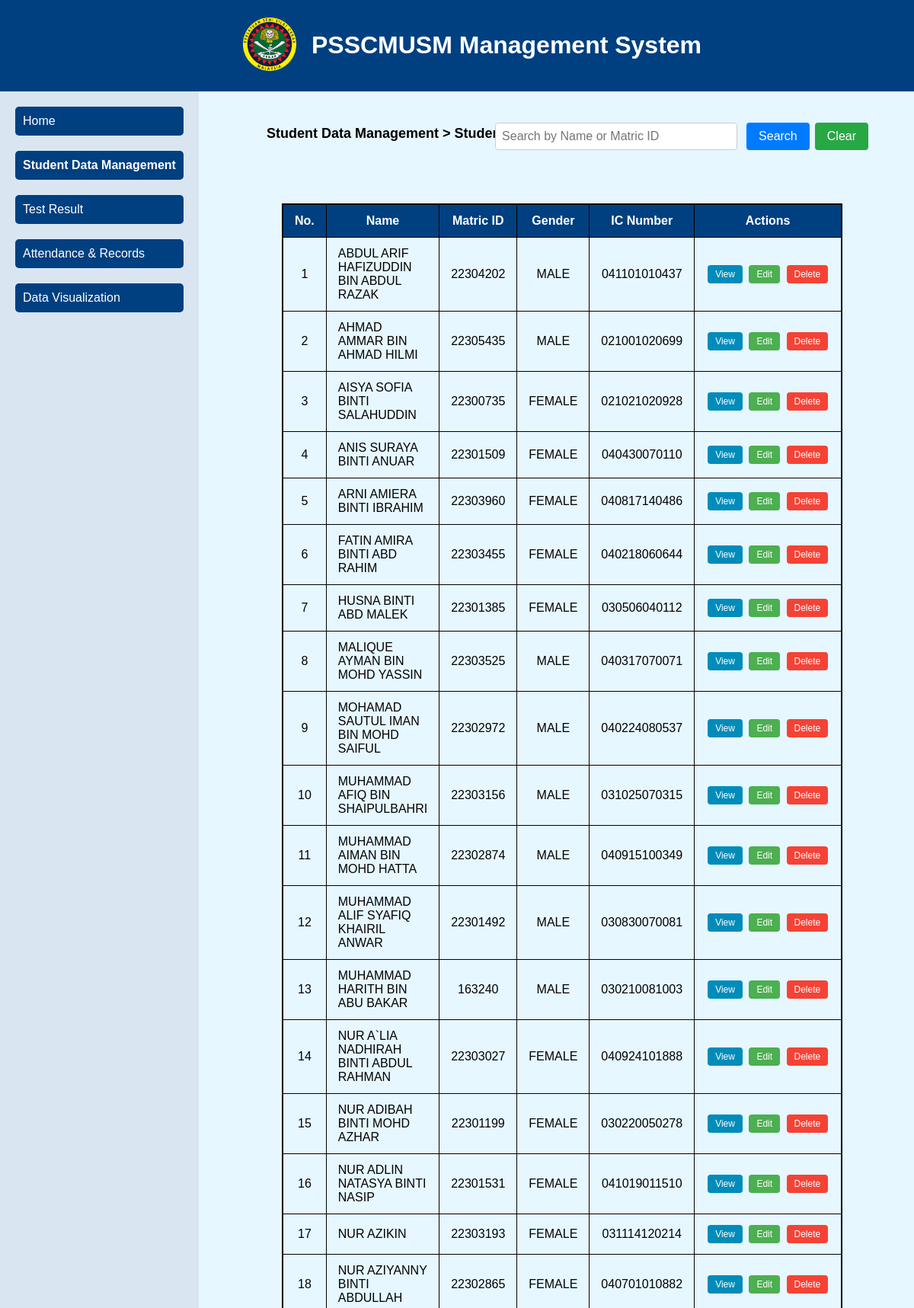
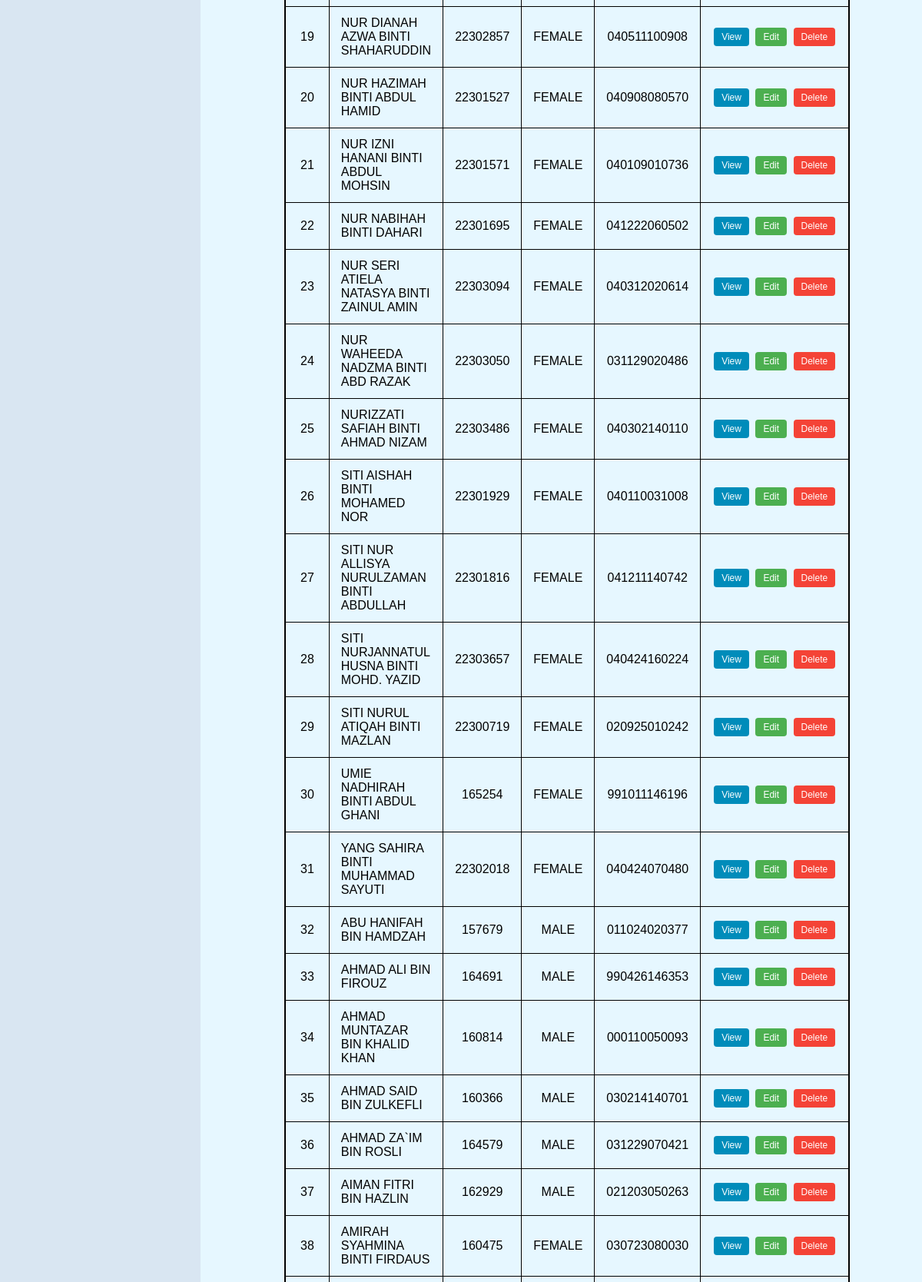
/manage.php (upper part), run on the app's committed database (2 pictures, top to bottom).
### tables this page shows
CREATE TABLE `student` (
  `id` int(11) NOT NULL,
  `full_name` varchar(100) NOT NULL,
  `matric_id` varchar(10) NOT NULL,
  `level` int(3) NOT NULL,
  `gender` varchar(10) NOT NULL,
  `ic_number` varchar(12) NOT NULL,
  `school` varchar(100) NOT NULL,
  `program` varchar(30) NOT NULL,
  `email` varchar(50) NOT NULL,
  `phone` varchar(20) NOT NULL,
  `image` varchar(255) NOT NULL,
  `u1_asas` int(3) NOT NULL,
  `u2_jatuh` int(3) NOT NULL,
  `u3_potong` int(3) NOT NULL,
  `theory` int(11) NOT NULL,
  `ko_k` int(3) NOT NULL,
  `ko_k_2` int(3) NOT NULL,
  `ko_k_3` int(3) NOT NULL,
  `u_usr` int(3) NOT NULL,
  `u_demo` int(3) NOT NULL,
  `end_year` int(4) NOT NULL
);

### manage.php (the view, shortened to what this page needs)
<!DOCTYPE html>
<html lang="en">
<head>
    <link rel="stylesheet" href="styles.css">
</head>
<body>
    <header>
        <div class="logo">
            <img src="images/logo.png" alt="Logo">
        </div>
        <h1>PSSCMUSM Management System</h1>
    </header>
    <div class="container">
        <nav>
        <ul>
                <li><a href="index.html">Home</a></li>
                <li><a href="sdm.html" class="active" >Student Data Management</a></li>
                <li><a href="test_class.html">Test Result</a></li>
                <li><a href="anr.html">Attendance & Records</a></li>
                <li><a href="visual.html">Data Visualization</a></li>
            </ul>
        </nav>
    </div>
    <?php
    include 'database.php';
    $category = isset($_GET['category']) ? $_GET['category'] : 'overall';
    if ($category == 'overall') {
        $level = 'Overall';
    } elseif ($category == '0') {
        $level = 'Alumni';
    } else {
        $level = intval($category);
    }
    ?>
    <div class="navigation-text">
        Student Data Management > Student List (Level <?php echo $level; ?>)
    </div>
    <div class="search-container">
        <input type="text" id="searchInput" placeholder="Search by Name or Matric ID">
        <button onclick="searchTable()">Search</button>
        <button class="clear-red-button" onclick="clearSearch()">Clear</button>
    </div>
    <div class="container">
        <table id="tableBody">
            <thead>
                <tr>
                    <th>No.</th>
                    <th>Name</th>
                    <th>Matric ID</th>
                    <th>Gender</th>
                    <?php
                    if ($category == '0') {
                        echo '<th>Year Ended</th>';
                    } else {
                        echo '<th>IC Number</th>';
                    }
                    ?>
                    <th class="actions">Actions</th>
                </tr>
            </thead>
            <tbody>
                <?php
                    if ($category == 'overall') {
                        $sql = "SELECT full_name, matric_id, gender, ic_number FROM student WHERE level IN (100, 200, 300)";
                    } elseif ($category == '0') {
                        $sql = "SELECT full_name, matric_id, gender, end_year FROM student WHERE level = 0";
                    } else {
                        $sql = "SELECT full_name, matric_id, gender, ic_number FROM student WHERE level = $level";
                    }
                    $result = $conn->query($sql);
                    if ($result->num_rows > 0) {
                        $counter = 1;
                        while($row = $result->fetch_assoc()) {
                            echo "<tr>
                                    <td>" . $counter++ . "</td>
                                    <td>" . $row["full_name"] . "</td>
                                    <td>" . $row["matric_id"] . "</td>
                                    <td>" . strtoupper($row["gender"]) . "</td>";
                            if ($category == '0') {
                                echo "<td>" . $row["end_year"] . "</td>";
                            } else {
                                echo "<td>" . $row["ic_number"] . "</td>";
                            }
                            echo "<td class='actions'>
                                    <a href='view_student.php?matric_id=" . $row["matric_id"] . "'><button class='action-button view-button'>View</button></a>
                                    <a href='edit_student.php?matric_id=" . $row["matric_id"] . "'><button class='action-button edit-button'>Edit</button></a>
                                    <button class='action-button delete-button' onclick='deleteStudent(\"" . $row["matric_id"] . "\")'>Delete</button>
                                  </td>
                                  </tr>";
                        }
                    } else {
                        echo "<tr><td colspan='7'>No results found</td></tr>";
                    }
                ?>
            </tbody>
        </table>
    </div>
</body>
</html>

### styles.css (style rules this page uses)
body { margin: 0; padding: 0; background-color: #e6f7ff; font-family: Arial, sans-serif; overflow-x: hidden; }
header { background-color: #004080; color: #fff; padding: 20px; text-align: center; display: flex; align-items: center; justify-content: center; position: fixed; top: 0; width: 100%; z-index: 1000; }
h1 { margin-left: 10px; font-family: sans-serif; }
.logo img { height: 70px; margin-right: 10px; }
.container { display: flex; flex-direction: row; padding-top: 90px; }
nav { background-color: #d9e6f2; padding: 20px; display: flex; flex-direction: column; align-items: flex-start; position: fixed; top: 120px; bottom: 0; }
nav ul { list-style-type: none; padding: 0; margin: 0; }
nav ul li { margin-bottom: 10px; margin-bottom: 20px; }
nav ul li a { color: #fff; background-color: #004080; text-decoration: none; display: block; padding: 10px; border-radius: 5px; margin-bottom: 20px; }
nav ul li a.active { font-weight: bold; }
.navigation-text { font-size: 18px; font-weight: bold; text-align: left; margin-top: 55px; margin-left: 350px; }
.search-container { display: flex; justify-content: flex-end; margin-bottom: 20px; margin-right: 60px; margin-top: -40px; }
.search-container input[type=text] { width: 300px; padding: 8px; margin-right: 10px; border-radius: 4px; border: 1px solid #ccc; font-size: 16px; }
.search-container button { padding: 8px 16px; border: none; border-radius: 4px; cursor: pointer; background-color: #007bff; color: #fff; font-size: 16px; margin-right: 5px; }
.search-container button:last-child { margin-right: 0; background-color: #28a745; }

### manage.php (style rules this page uses)
.container { margin-top: 20px; overflow-x: auto; }
table { border-collapse: collapse; width: 100%; margin-left: 370px; margin-right: 150px; margin-top: -40px; margin-bottom: 50px; border: 2px solid #000000; }
th, td { padding: 12px 15px; text-align: center; border-bottom: 1px solid #000000; border-right: 1px solid #000000; }
th:first-child, td:first-child { border-left: 1px solid #ddd; }
th { background-color: #004080; color: #ffffff; }
td:nth-child(2) { text-align: left; }
.actions { text-align: center; white-space: nowrap; }
.action-button { padding: 5px 10px; margin: 2px; color: #fff; border: none; border-radius: 4px; cursor: pointer; font-size: 12px; }
.edit-button { background-color: #4CAF50; }
.delete-button { background-color: #f44336; }
.view-button { background-color: #008CBA; }
.search-container { margin-top: -25px; margin-left: 261px; }
input[type="text"] { padding: 10px; width: 200px; border: 1px solid #ccc; border-radius: 4px; font-size: 16px; }
button { padding: 10px 20px; background-color: #4CAF50; color: white; border: none; border-radius: 4px; cursor: pointer; font-size: 16px; margin-left: 2px; }

### data on the page
student: full_name "ABDUL ARIF HAFIZUDDIN BIN ABDUL RAZAK", matric "22304202", gender "MALE", ic_number "041101010437"
student: full_name "AHMAD AMMAR BIN AHMAD HILMI", matric "22305435", gender "MALE", ic_number "021001020699"
student: full_name "AISYA SOFIA BINTI SALAHUDDIN", matric "22300735", gender "FEMALE", ic_number "021021020928"
student: full_name "ANIS SURAYA BINTI ANUAR", matric "22301509", gender "FEMALE", ic_number "040430070110"
student: full_name "ARNI AMIERA BINTI IBRAHIM", matric "22303960", gender "FEMALE", ic_number "040817140486"
student: full_name "FATIN AMIRA BINTI ABD RAHIM", matric "22303455", gender "FEMALE", ic_number "040218060644"
student: full_name "HUSNA BINTI ABD MALEK", matric "22301385", gender "FEMALE", ic_number "030506040112"
student: full_name "MALIQUE AYMAN BIN MOHD YASSIN", matric "22303525", gender "MALE", ic_number "040317070071"
student: full_name "MOHAMAD SAUTUL IMAN BIN MOHD SAIFUL", matric "22302972", gender "MALE", ic_number "040224080537"
student: full_name "MUHAMMAD AFIQ BIN SHAIPULBAHRI", matric "22303156", gender "MALE", ic_number "031025070315"
student: full_name "MUHAMMAD AIMAN BIN MOHD HATTA", matric "22302874", gender "MALE", ic_number "040915100349"
student: full_name "MUHAMMAD ALIF SYAFIQ KHAIRIL ANWAR", matric "22301492", gender "MALE", ic_number "030830070081"
student: full_name "MUHAMMAD HARITH BIN ABU BAKAR", matric "163240", gender "MALE", ic_number "030210081003"
student: full_name "NUR A`LIA NADHIRAH BINTI ABDUL RAHMAN", matric "22303027", gender "FEMALE", ic_number "040924101888"
student: full_name "NUR ADIBAH BINTI MOHD AZHAR", matric "22301199", gender "FEMALE", ic_number "030220050278"
student: full_name "NUR ADLIN NATASYA BINTI NASIP", matric "22301531", gender "FEMALE", ic_number "041019011510"
student: full_name "NUR AZIKIN", matric "22303193", gender "FEMALE", ic_number "031114120214"
student: full_name "NUR AZIYANNY BINTI ABDULLAH", matric "22302865", gender "FEMALE", ic_number "040701010882"
student: full_name "NUR DIANAH AZWA BINTI SHAHARUDDIN", matric "22302857", gender "FEMALE", ic_number "040511100908"
student: full_name "NUR HAZIMAH BINTI ABDUL HAMID", matric "22301527", gender "FEMALE", ic_number "040908080570"
student: full_name "NUR IZNI HANANI BINTI ABDUL MOHSIN", matric "22301571", gender "FEMALE", ic_number "040109010736"
student: full_name "NUR NABIHAH BINTI DAHARI", matric "22301695", gender "FEMALE", ic_number "041222060502"
student: full_name "NUR SERI ATIELA NATASYA BINTI ZAINUL AMIN", matric "22303094", gender "FEMALE", ic_number "040312020614"
student: full_name "NUR WAHEEDA NADZMA BINTI ABD RAZAK", matric "22303050", gender "FEMALE", ic_number "031129020486"
student: full_name "NURIZZATI SAFIAH BINTI AHMAD NIZAM", matric "22303486", gender "FEMALE", ic_number "040302140110"
student: full_name "SITI AISHAH BINTI MOHAMED NOR", matric "22301929", gender "FEMALE", ic_number "040110031008"
student: full_name "SITI NUR ALLISYA NURULZAMAN BINTI ABDULLAH", matric "22301816", gender "FEMALE", ic_number "041211140742"
student: full_name "SITI NURJANNATUL HUSNA BINTI MOHD. YAZID", matric "22303657", gender "FEMALE", ic_number "040424160224"
student: full_name "SITI NURUL ATIQAH BINTI MAZLAN", matric "22300719", gender "FEMALE", ic_number "020925010242"
student: full_name "UMIE NADHIRAH BINTI ABDUL GHANI", matric "165254", gender "FEMALE", ic_number "991011146196"
student: full_name "YANG SAHIRA BINTI MUHAMMAD SAYUTI", matric "22302018", gender "FEMALE", ic_number "040424070480"
student: full_name "ABU HANIFAH BIN HAMDZAH", matric "157679", gender "MALE", ic_number "011024020377"
student: full_name "AHMAD ALI BIN FIROUZ", matric "164691", gender "MALE", ic_number "990426146353"
student: full_name "AHMAD MUNTAZAR BIN KHALID KHAN", matric "160814", gender "MALE", ic_number "000110050093"
student: full_name "AHMAD SAID BIN ZULKEFLI", matric "160366", gender "MALE", ic_number "030214140701"
student: full_name "AHMAD ZA`IM BIN ROSLI", matric "164579", gender "MALE", ic_number "031229070421"
student: full_name "AIMAN FITRI BIN HAZLIN", matric "162929", gender "MALE", ic_number "021203050263"
student: full_name "AMIRAH SYAHMINA BINTI FIRDAUS", matric "160475", gender "FEMALE", ic_number "030723080030"
